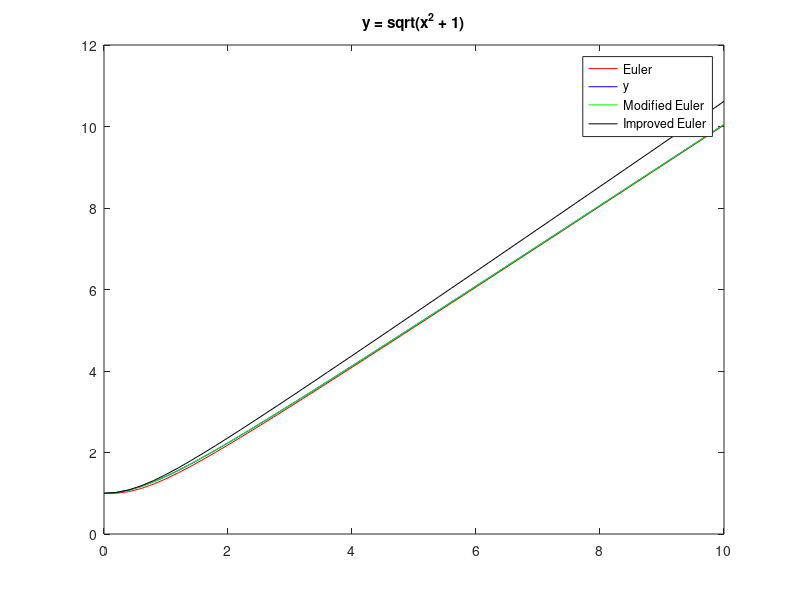
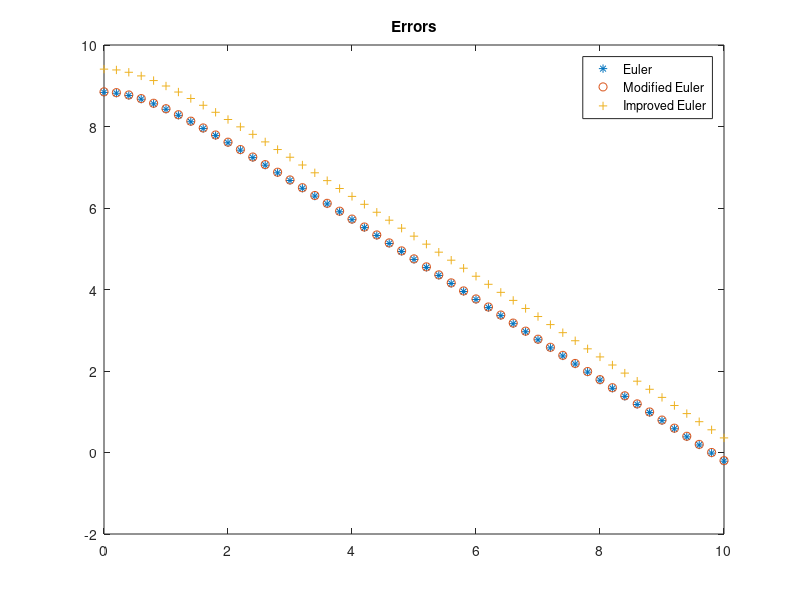

Here is the MATLAB script that generated these plots, in order:
function EulersMethod
%Euler 

a = 0; %to simeio ekkinisis
b = 10; %to simeio termatismou
y(1)=1; %arxiki sinthiki
x(1)=0; %to Xo
h = 0.2; %vima 0.2
N = (b-a)/h; % N=(b-a)/h => N=50

for i=1:N
    y(i+1) = y(i) + h.*(x(i)./y(i));
    x(i+1) = x(i) + h;
end

%Akrivis lisi (metavlites 2)
a2 = 0; %to simeio ekkinisis
b2 = 10; %to simeio termatismou
y2(1)=1; %arxiki sinthiki
x2(1)=0; %to Xo
h2 = 0.2; %vima 0.2
N2 =(b2-a2)/h2;

x2 = [0:h2:10]; %prosomoiosi sinexous
y2 = sqrt(x2.^2+1);

%Modified Euler (metavlites 3)
a3 = 0; %to simeio ekkinisis
b3 = 10; %to simeio termatismou
y3(1)=1; %arxiki sinthiki
x3(1)=0; %to Xo
h3 = 0.2; %vima 0.2
N3 =(b3-a3)/h3;

for k=1:N3
    y3(k+1)= y3(k)+ ((4*y3(k)*x3(k)*h3)+2*(h3^2)*y3(k))/(4*(y3(k)^2)+2*h3*x3(k));
    x3(k+1) = x3(k)+h3;
end

%Improved Euler (metavlites 4)
a4 = 0; %to simeio ekkinisis
b4 = 10; %to simeio termatismou
y4(1)=1; %arxiki sinthiki
x4(1)=0; %to Xo
h4 = 0.2; %vima 0.2
N4 =(b4-a4)/h4;

for j=1:N4
    y4(j+1)= y4(j)+ (h4/2)*(x4(j)/y4(j)+((x4(j)+h4)/y4(j)+h4*(x4(j)/y4(j))));
    x4(j+1) = x4(j)+h4;
end

figure;
plot(x,y,'r',x2,y2,'b',x3,y3,'g',x4,y4,'k'); 
legend('Euler','y','Modified Euler','Improved Euler','Location','Best');
title('y = sqrt(x^2 + 1)');
hold on;
%kokkini i euler, ble i akrivis, green i modified euler, black i improved

figure;
plot(x2,y(i)-y2','*');
hold on;
plot(x2,y3(k)-y2','o');
hold on;
plot(x2,y4(j)-y2','+');
legend('Euler','Modified Euler','Improved Euler','Location','Best');
title('Errors');
%eixa kapoio error me matrix dimensions isws einai lathos ta error

end





